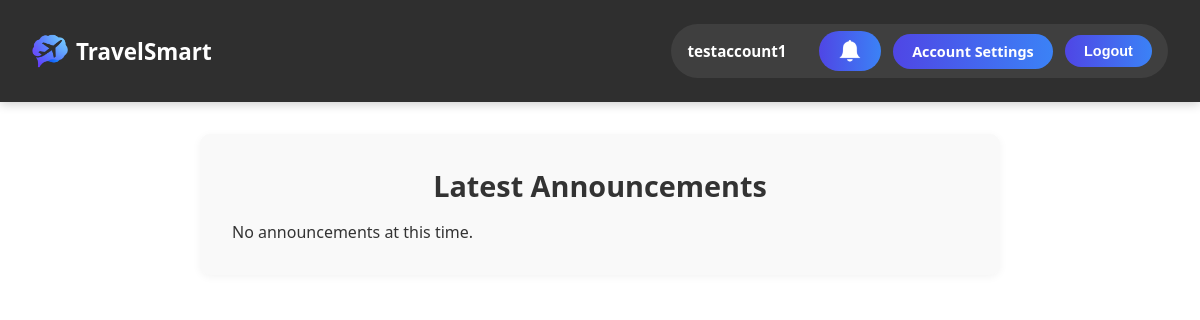
The app's page /announcements/ (signed in), older data.
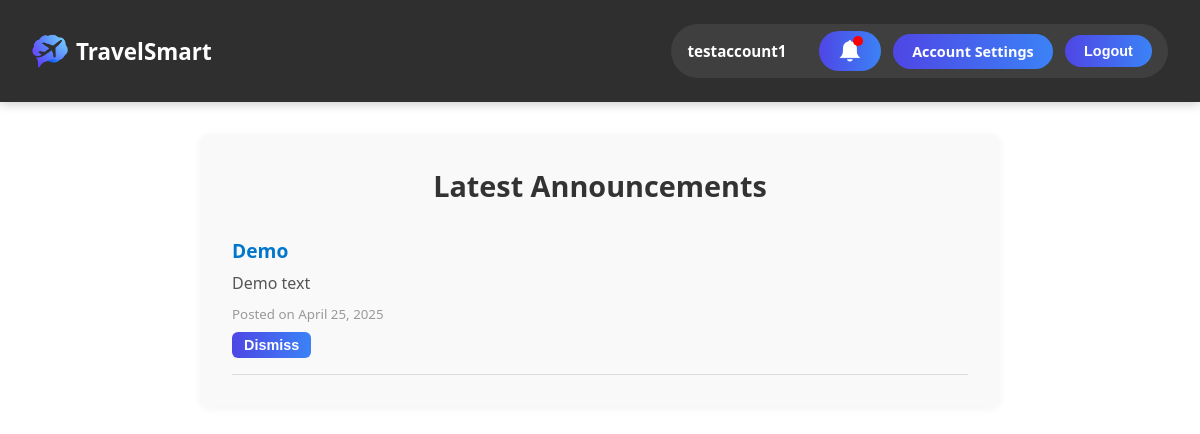
The same page, newer data.
### homepage/models.py (models this page shows, shortened)
class Announcement(models.Model):
    title = models.CharField(max_length=200)
    message = models.TextField()
    created_at = models.DateTimeField(auto_now_add=True)
    is_active = models.BooleanField(default=True)
    seen_by = models.ManyToManyField(User, blank=True, related_name='seen_announcements')

### homepage/views.py (the view)
# urls.py: path('announcements/', views.announcements_view, name='announcements'),
def announcements_view(request):
    if request.user.is_authenticated:
        announcements = Announcement.objects.filter(
            is_active=True
        ).exclude(seen_by=request.user).order_by('-created_at')
    else:
        announcements = Announcement.objects.filter(
            is_active=True
        ).order_by('-created_at')
    return render(request, 'homepage/announcements.html', {'announcements': announcements})

### homepage/context_processors.py (called while the page is built)
def unseen_announcements(request):
    if request.user.is_authenticated:
        return {
            'has_unseen_announcements': Announcement.objects
                .filter(is_active=True)
                .exclude(seen_by=request.user)
                .exists()
        }
    return {'has_unseen_announcements': False}

### homepage/templates/homepage/announcements.html (shortened to what this page needs)
{% extends "base.html" %}
{% block content %}
<div class="announcements-section">
  <h2 class="announcements-title">Latest Announcements</h2>
  <ul class="announcements-list">
    {% for ann in announcements %}
      <li class="announcement-item">
        <h3>{{ ann.title }}</h3>
        <p>{{ ann.message }}</p>
        <small>Posted on {{ ann.created_at|date:"F j, Y" }}</small>
        {% if user.is_authenticated %}
        <form method="post" action="{% url 'dismiss_announcement' ann.id %}">
          <button type="submit" class="btn dismiss-btn">Dismiss</button>
        </form>
        {% endif %}
      </li>
    {% empty %}
      <li>No announcements at this time.</li>
    {% endfor %}
  </ul>
</div>
{% endblock %}

### homepage/templates/base.html (shortened to what this page needs)
<!DOCTYPE html>
<html lang="en">
<head>
  {% load static %}
  <link rel="stylesheet" href="{% static 'main/style.css' %}?v=2">
</head>
<body class="{% block body_class %}{% endblock %}">
  <div class="page-container">
    <header>
      <nav class="navbar">
        <a href="{% url 'homepage' %}" class="logo">
          <img src="{% static 'main/logo.png' %}" alt="TravelSmart Logo">
          <span class="logo-text">TravelSmart</span>
        </a>
        <div class="auth-buttons">
          {% if user.is_authenticated %}
            <div class="user-info">
              <span class="user-name">{{ user.username }}</span>
              <a href="{% url 'announcements' %}" class="nav-icon">
                <img src="{% static 'main/bell.png' %}" alt="Announcements" class="bell-icon">
                {% if has_unseen_announcements %}
                  <span class="notification-dot"></span>
                {% endif %}
              </a>
              <a href="{% url 'accounts.settings' %}" class="btn">Account Settings</a>
              <form method="post" action="{% url 'accounts.logout' %}">
                <button type="submit" class="btn">Logout</button>
              </form>
            </div>
          {% endif %}
        </div>
      </nav>
    </header>
    <main class="content-wrap">
      {% block content %}{% endblock %}
    </main>
  </div>
</body>
</html>

Row changes from the older to the newer data that the page shows:
added Announcement: title "Demo", message "Demo text", created_at "April 25, 2025"
Text that changed along with them:
text no longer shown: "No announcements at this time."
